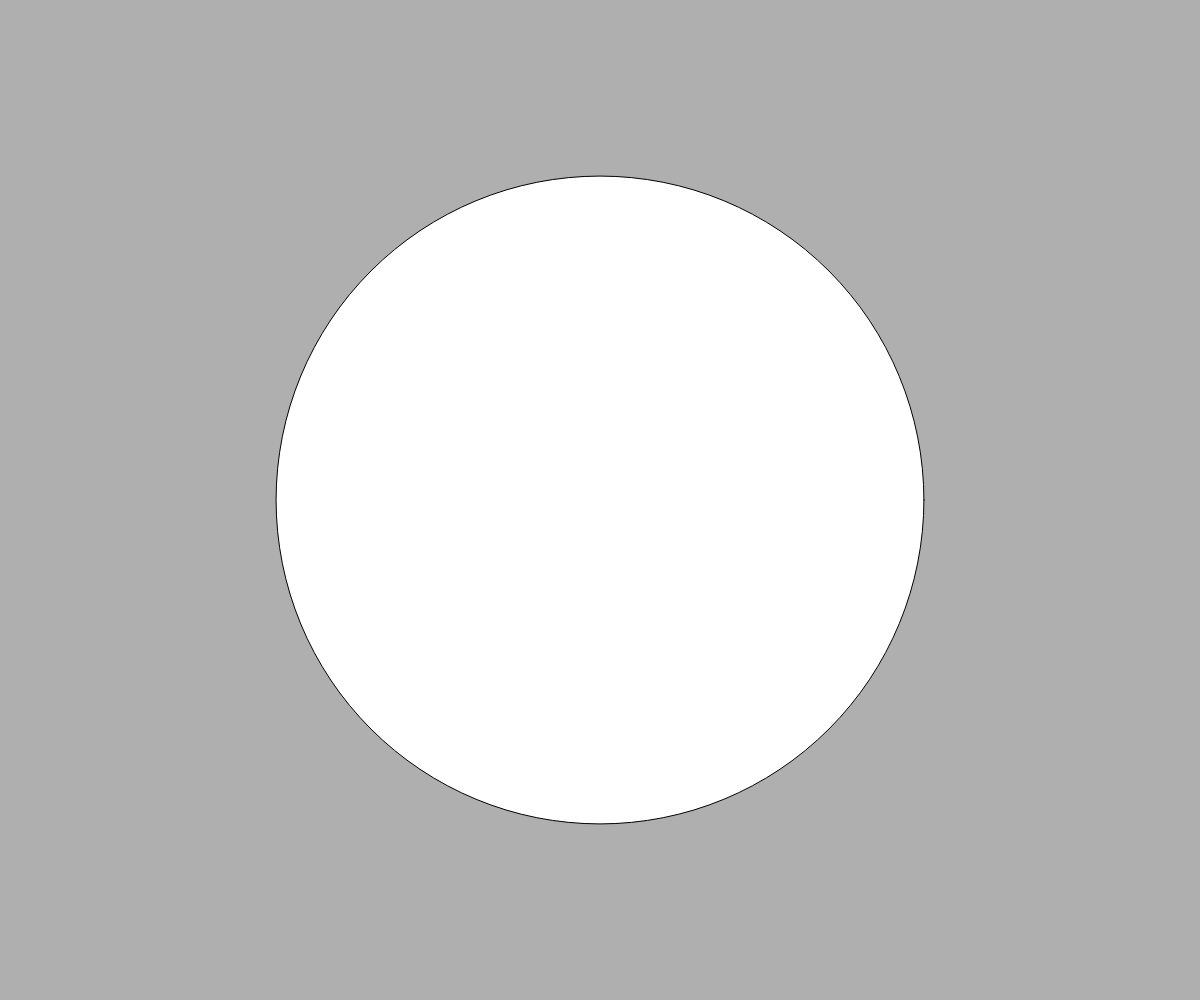
Frame 1 (no input)
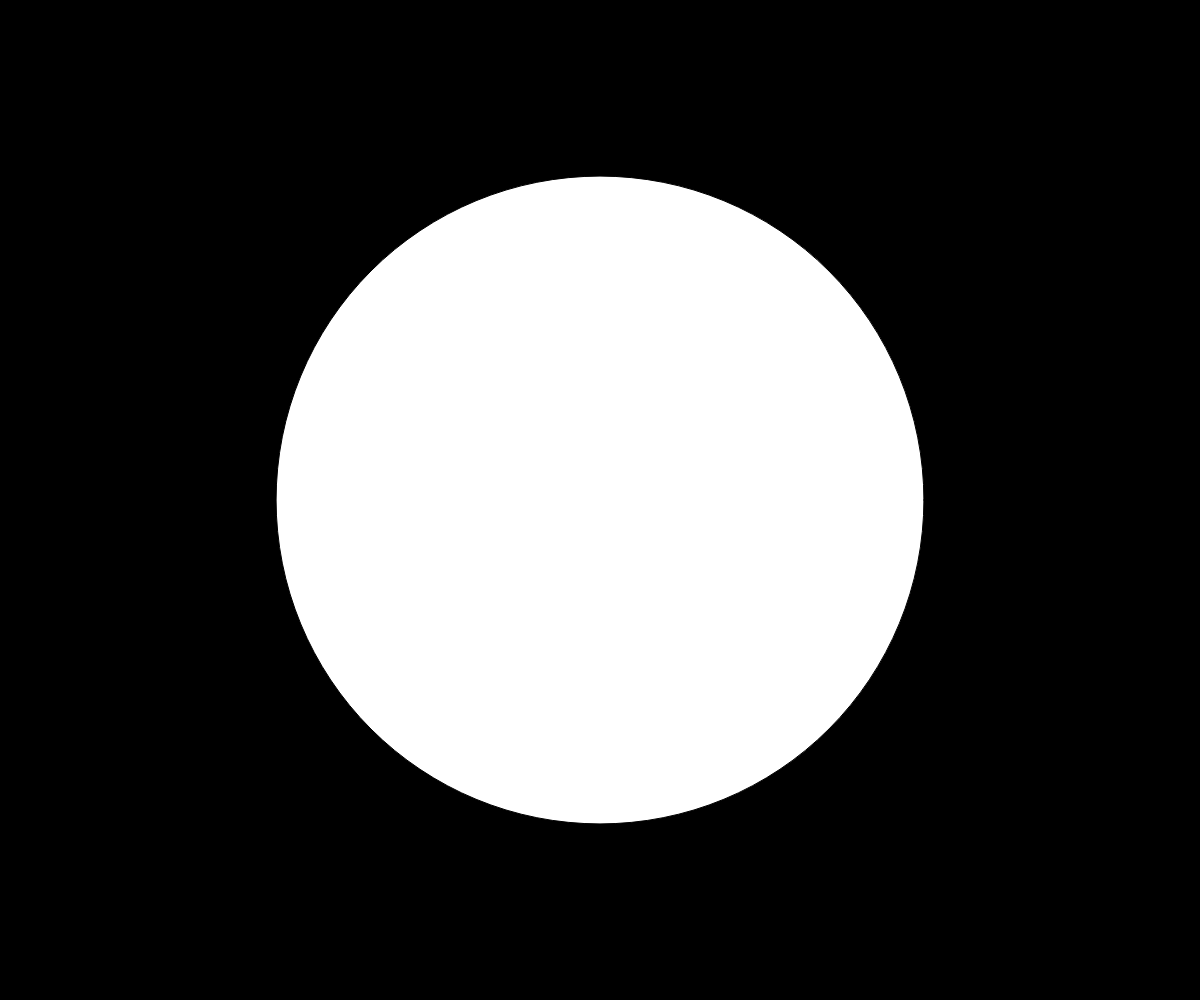
Frame 60 (no input)
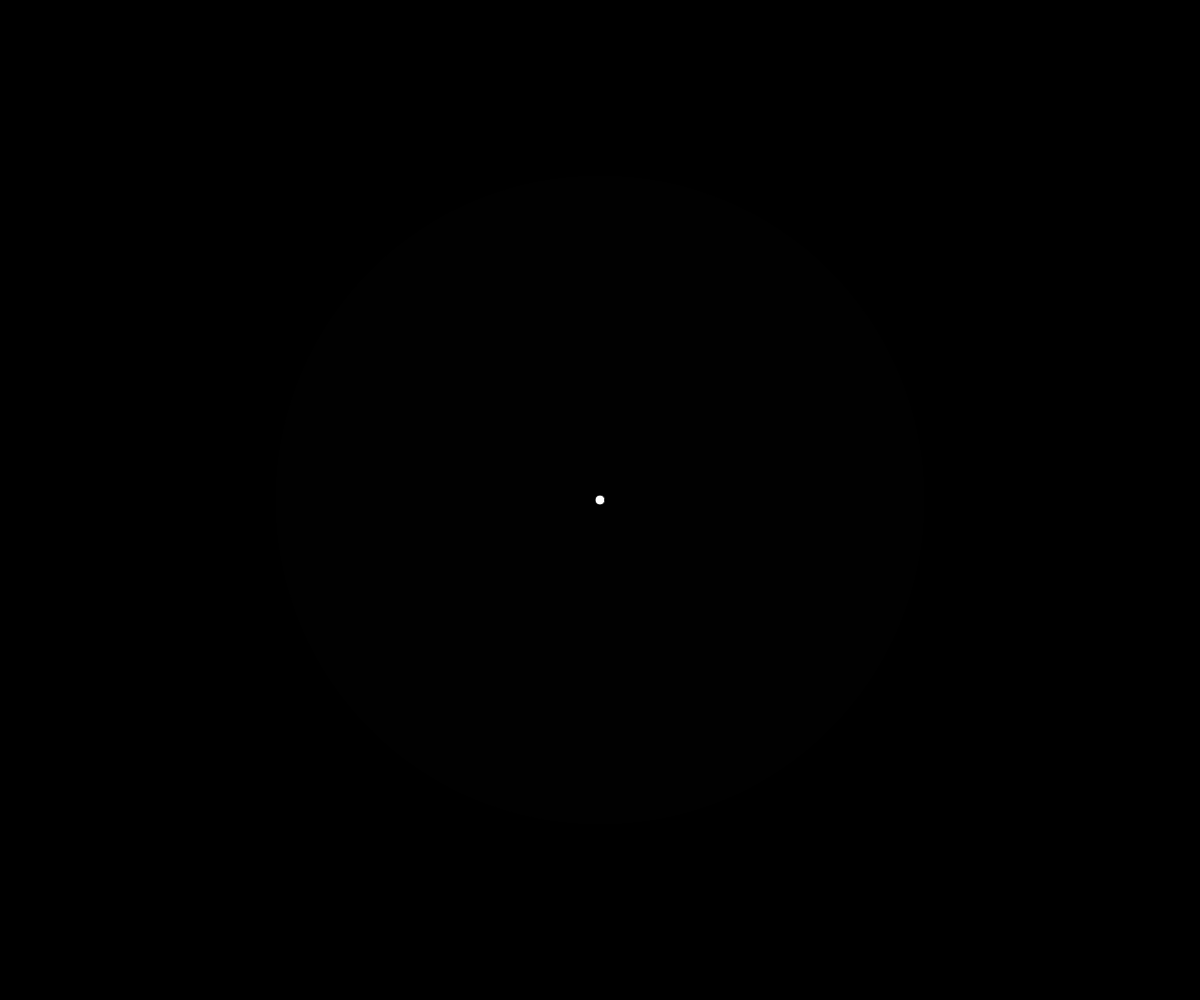
Frame 120 (the mouse pressed at the canvas centre since frame 60)

The p5.js sketch that drew these frames (run headless with seeded random() and noise() and a simulated clock; from frame 60 on, the mouse is pressed at the canvas centre):

// p5.js sketch
// ── sketch.js
function setup() {
  createCanvas(windowWidth, windowHeight);
}

function draw() {
  background(0,80);

  //plan: Durchmesser abhängig von Distanz der Maus

  let durchmesser;
  //Distanz des Zentrums der ellipse zur Maus messen, dist gibt immer einen positiven Wert zurück

  let distanz = dist(mouseX, mouseY, width / 2, height / 2);
  //console.log(distanz);

  durchmesser = map(distanz, 0, width / 2, 10, 500);

  ellipse(width / 2, height / 2, durchmesser, durchmesser);
}
